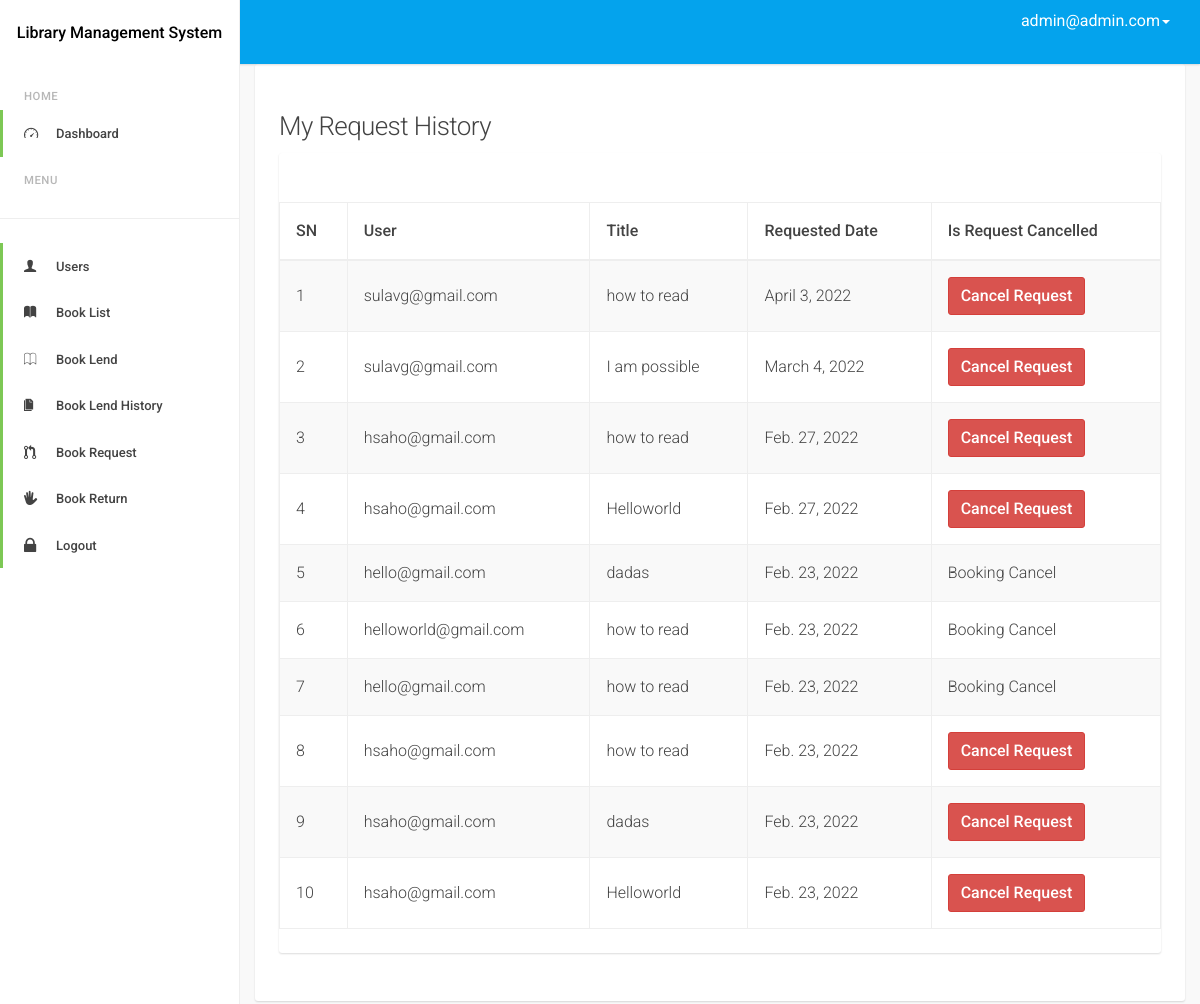
The page /admindash/book/request/view (signed in) on the database as committed earlier.
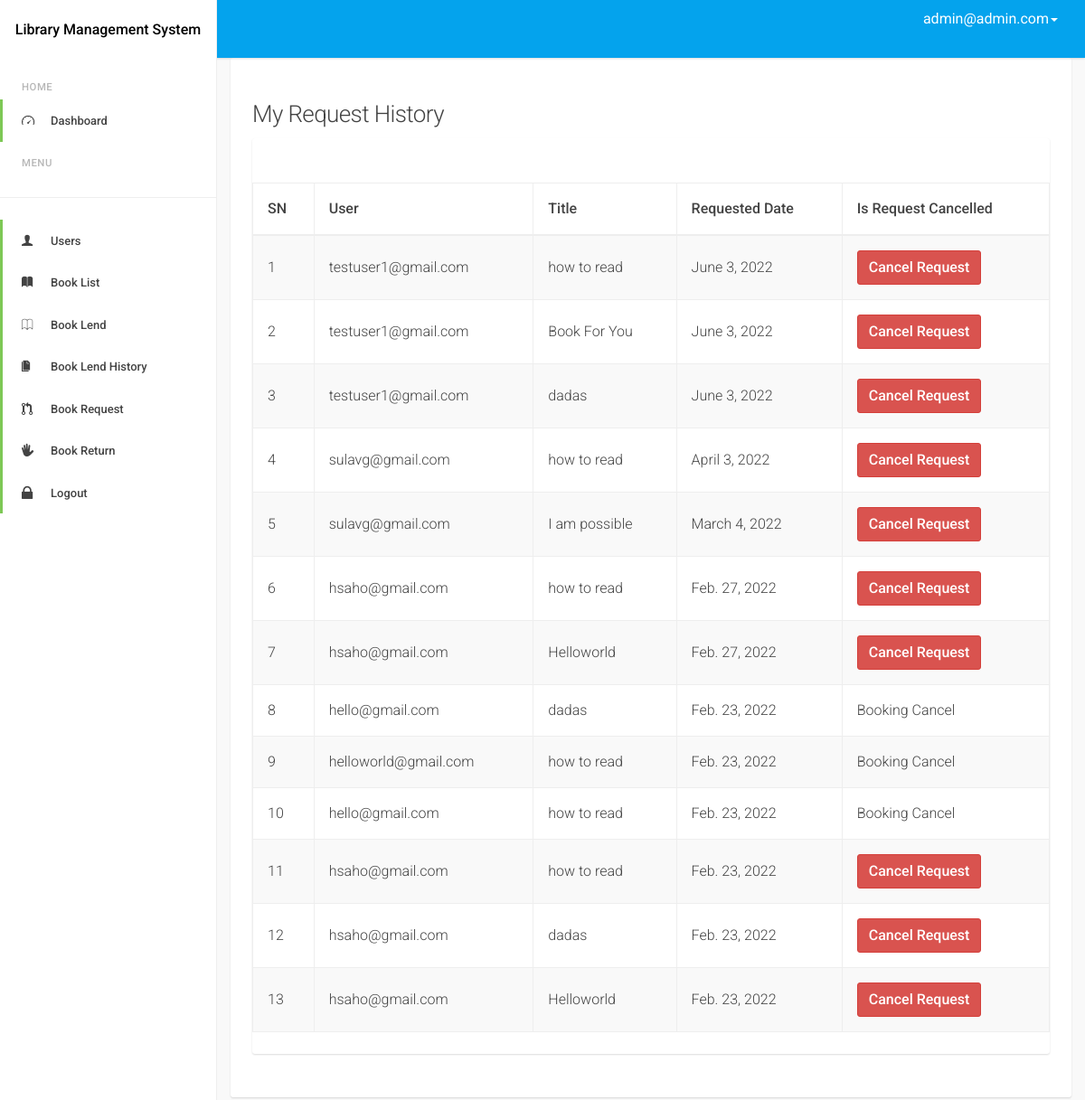
The same page on the database as committed later.
### accounts/models.py (models this page shows, shortened)
class MyUser(AbstractBaseUser):
    email = models.EmailField(
        verbose_name='email address',
        max_length=255,
        unique=True,
    )
    is_active = models.BooleanField(default=True)
    is_admin = models.BooleanField(default=False)
    is_staff_member = models.BooleanField(default=False)
    last_login = models.DateTimeField(blank=True, null=True, verbose_name="last login")
    is_email_verified = models.BooleanField(default=False)
    is_user_verified = models.BooleanField(default=False)
    objects = MyUserManager()
    USERNAME_FIELD = 'email'
    REQUIRED_FIELDS = []
    class Meta:
        verbose_name = 'User'
        verbose_name_plural = 'Users'
    def __str__(self):
        return self.email

### user_dash/models.py (models this page shows)
class RequestBook(models.Model):
    books = models.ForeignKey(Book, on_delete=models.PROTECT)
    user = models.ForeignKey(MyUser, on_delete=models.PROTECT)
    req_date = models.DateField(auto_now_add=True)
    is_req_cancelled = models.BooleanField(default=False)
    class Meta:
        unique_together = ['books', 'user', 'req_date']

### books/models.py (models this page shows, shortened)
class Book(models.Model):
    author = models.CharField(max_length=100)
    title = models.CharField(max_length=500)
    category = models.ForeignKey(BookCategory, on_delete=models.PROTECT)
    publication_name = models.CharField(max_length=300, blank=True, null=True)
    publication_date = models.DateField()

### admin_dash/views.py (the view)
# urls.py: path('book/request/view', views.RequestBookListView.as_view(), name='request_book_view'),
@method_decorator(is_admin(), name='dispatch')
class RequestBookListView(ListView):
    model = RequestBook
    template_name = 'admin_dash/book_request.html'
    context_object_name = 'books'
    def get_queryset(self):
        return RequestBook.objects.all().order_by('-req_date')

### decorator.py (called while the page is built)
def is_admin():
    def decorator(view_function):
        def wrap(request, *args, **kwargs):
            if request.user.is_authenticated:
                if request.user.is_admin:
                    return view_function(request, *args, **kwargs)
                else:
                    raise PermissionDenied
            else:
                return redirect('accounts:login')
        return wrap
    return decorator

### admin_dash/templates/admin_dash/book_request.html (shortened to what this page needs)
{% extends 'base.html' %}
{% load static %}
{% block body %}
    <div class="d-sm-flex align-items-center justify-content-between mb-4">
        <h1 class="h3 mb-0 text-gray-800">My Request History</h1>
    </div>
    <div class="row">
        <div class="col-lg-12">
            <div class="card mb-4">
                <div class="card-header py-3 d-flex flex-row align-items-center justify-content-between">
                </div>
                <div class="table-responsive p-3">
                    <table class="table table-bordered table-striped table-vcenter js-dataTable-full">
                        <thead class="thead-light">
                        <tr>
                            <th>SN</th>
                            <th>User</th>
                            <th>Title</th>
                            <th>Requested Date</th>
                            <th>Is Request Cancelled</th>
                        </tr>
                        </thead>
                        <tbody>
                        {% for book in books %}
                            <tr>
                                <td>{{ forloop.counter }}</td>
                                <td>{{ book.user }}</td>
                                <td>{{ book.books.title }}</td>
                                <td>{{ book.req_date }}</td>
                                <td>{% if book.is_req_cancelled %} Booking Cancel {% else %} <a href="{% url 'admin_dash:cancel_book_request' book.pk %}" class="btn btn-danger">Cancel Request</a>{% endif %}</td>
                            </tr>
                        {% endfor %}
                        </tbody>
                    </table>
                </div>
            </div>
        </div>
    </div>
{% endblock %}

### templates/base.html (shortened to what this page needs)
{% load static %}
<!DOCTYPE html>
<html lang="en">
<head>
    <link rel="stylesheet" href="{% static 'dashboard/assets/js/datatables/jquery.dataTables.min.css' %}"/>
    <link rel="stylesheet" id="css-font-awesome" href="{% static 'dashboard/assets/css/font-awesome.css' %}"/>
    <link rel="stylesheet" id="css-ionicons" href="{% static 'dashboard/assets/css/ionicons.css' %}"/>
    <link rel="stylesheet" id="css-bootstrap" href="{% static 'dashboard/assets/css/bootstrap.css' %}"/>
    <link rel="stylesheet" id="css-app" href="{% static 'dashboard/assets/css/app.css' %}"/>
</head>
<body id="page-top">
<body class="app-ui layout-has-drawer layout-has-fixed-header">
<div class="app-layout-canvas">
    <div class="app-layout-container">
        <aside class="app-layout-drawer">
            <div class="app-layout-drawer-scroll">
                <div id="logo" class="drawer-header">
                    <a href="/">
                        <h5 class="text-center" style="color: black;">Library Management System</h5>
                    </a>
                </div>
                <nav class="drawer-main">
                    <ul class="nav nav-drawer">
                        {% if request.user.is_admin %}
                            <li class="nav-item nav-drawer-header">Home</li>
                            <li class="nav-item active">
                                <a class="nav-link" href="{% url 'admin_dash:home' %}">
                                    <i class="ion-speedometer fa-4x"></i>
                                    <span>Dashboard</span></a>
                            </li>
                            <li class="nav-item nav-drawer-header">Menu</li>
                            <hr class="sidebar-divider">
                            <li class="nav-item active">
                                <a class="nav-link" href="{% url 'admin_dash:user_list_view' %}">
                                    <i class="ion-person fa-4x"></i>
                                    <span>Users</span></a>
                            </li>
                            <li class="nav-item active">
                                <a class="nav-link" href="{% url 'admin_dash:book_list' %}">
                                    <i class="ion-ios-book"></i>
                                    <span>Book List</span></a>
                            </li>
                            <li class="nav-item active">
                                <a class="nav-link" href="{% url 'admin_dash:student' %}">
                                    <i class="ion-ios-book-outline"></i>
                                    <span>Book Lend</span></a>
                            </li>
                            <li class="nav-item active">
                                <a class="nav-link" href="{% url 'admin_dash:book_history' %}">
                                    <i class="ion-ios-copy"></i>
                                    <span>Book Lend History</span></a>
                            </li>
                            <li class="nav-item active">
                                <a class="nav-link" href="{% url 'admin_dash:request_book_view' %}">
                                    <i class="ion-pull-request"></i>
                                    <span>Book Request</span></a>
                            </li>
                            <li class="nav-item active">
                                <a class="nav-link" href="{% url 'admin_dash:return_book' %}">
                                    <i class="ion-android-hand"></i>
                                    <span>Book Return</span></a>
                            </li>
                            <li class="nav-item active">
                                <a class="nav-link" href="{% url 'accounts:logout' %}">
                                    <i class="ion-locked"></i>
                                    <span>Logout</span></a>
                            </li>
                        {% endif %}
                    </ul>
                </nav>
            </div>
        </aside>
        <header class="app-layout-header">
            <nav class="navbar navbar-default">
                <div class="container-fluid">
                    <div class="collapse navbar-collapse" id="header-navbar-collapse">
                        <ul class="nav navbar-nav navbar-right navbar-toolbar">
                            <li class="dropdown dropdown-profile">
                                <a href="javascript:void(0)" data-toggle="dropdown">
                                    <span class="">{{ request.user }}<span class="caret"></span></span>
                                </a>
                            </li>
                        </ul>
                    </div>
                </div>
            </nav>
        </header>
        <main class="app-layout-content">
            <div class="container-fluid">
                <div class="card">
                    <div class="card-block">
                        {% block body %}
                        {% endblock %}
                    </div>
                </div>
            </div>
        </main>
    </div>
</div>
</body>
</html>

### static/dashboard/assets/css/app.css (style rules this page uses)
.app-layout-drawer { position: fixed; top: 0; bottom: 0; z-index: 5; display: block; width: 240px; border-right: 1px solid #eeeeee; font-weight: 500; background-color: #fff; visibility: hidden; -webkit-transform: translateX(-240px); transform: translateX(-240px); -webkit-transform-style: preserve-3d; transform-style: preserve-3d; -webkit-transition: 0.2s cubic-bezier(0.4, 0, 0.2, 1) 0.1s; transition: 0.2s cubic-bezier(0.4, 0, 0.2, 1) 0.1s; -webkit-transition-property: visibility, -webkit-transform; transition-property: visibility, -webkit-transform; transition-property: transform, visibility; transition-property: transform, visibility, -webkit-transform; }
.drawer-header { position: relative; overflow: hidden; width: 100%; height: 64px; line-height: 64px; line-height: 1; }
.drawer-header:before, .drawer-header:after { content: " "; display: table; }
.drawer-header:after { clear: both; }
.drawer-header a { display: block; height: auto; width: 100%; }
.drawer-main { margin-top: 24px; font-size: 13px; -webkit-transform: translateZ(0); transform: translateZ(0); }
.nav-drawer li a { padding-right: 24px; padding-left: 52.99999px; color: inherit; font-weight: 500; }
.nav-drawer > li > a { border-left: 3px solid transparent; padding-top: 14px; padding-bottom: 13px; }
.nav-drawer > .active > a { background-color: transparent; border-color: #7dc855; }
.nav-drawer > li > a > i { position: absolute; left: 21px; font-size: 1.25em; line-height: 1.25; }
.nav-drawer-header { padding: 15px 24px 5px; font-size: 87.5%; letter-spacing: .5px; text-transform: uppercase; opacity: .38; }
.nav-drawer-header:first-of-type { padding-top: 0; }
.app-layout-header { z-index: 4; background-color: #04a3ed; color: white; box-shadow: 0 1px 2px rgba(0, 0, 0, 0.14); }
.dropdown-profile a { padding-top: 8px !important; padding-bottom: 8px !important; }
.dropdown-profile a span { color: white; vertical-align: middle; }
.app-layout-content { height: 100%; width: 100%; }
@media screen and (min-width: 992px) { .layout-has-drawer .app-layout-header, .layout-has-drawer .app-layout-content, .layout-has-drawer .app-layout-footer { padding-left: 240px; } }
@media screen and (min-width: 992px) { .layout-has-drawer .app-layout-drawer { visibility: visible; -webkit-transform: translateX(0); transform: translateX(0); -webkit-transition: none; transition: none; } }
.layout-has-fixed-header .app-layout-header { position: fixed; top: 0; right: 0; left: 0; }
.layout-has-fixed-header .app-layout-content { padding-top: 64px; }
.card { margin-bottom: 24px; border-radius: 3px; box-shadow: 0 1px 2px rgba(0, 0, 0, 0.14); }
.card:not([class*="bg-"]) { background-color: #fff; }
.card-header { display: table; width: 100%; margin: 0; padding: 24px 24px; border-bottom: 1px solid transparent; border-top-right-radius: 3px; border-top-left-radius: 3px; }
.card-block { padding: 24px 24px; }
.card-block:first-child { border-top-right-radius: 3px; border-top-left-radius: 3px; }
.card-block > :first-child, .card-block > .row:first-child > [class*="col-"] > :first-child { margin-top: 0; }
.card-block > :last-child { margin-bottom: 0; }
.fa-4x { font-size: 4em; }

Rows that differ between the two databases and show on the page:
added RequestBook: user "testuser1@gmail.com", books "how to read", req_date "June 3, 2022", is_req_cancelled "Cancel Request"
added RequestBook: user "testuser1@gmail.com", books "Book For You", req_date "June 3, 2022", is_req_cancelled "Cancel Request"
added RequestBook: user "testuser1@gmail.com", books "dadas", req_date "June 3, 2022", is_req_cancelled "Cancel Request"
